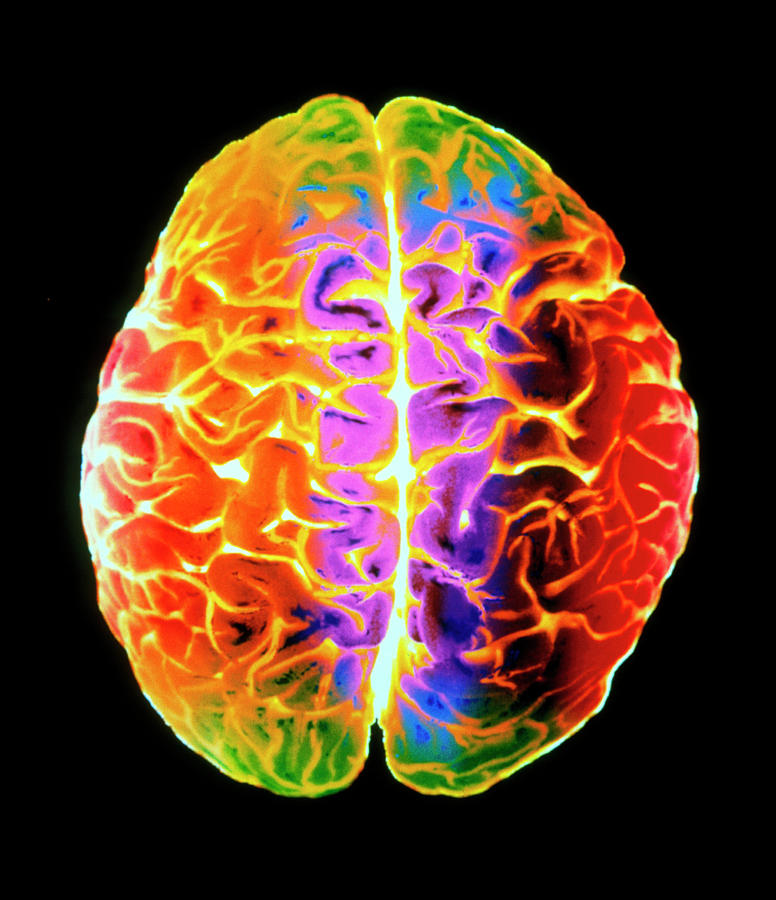
%> input picture images/coloured 3D MRI.jpg, 776 x 900 px
$ octave fus_img.m   (GNU Octave 9; MATLAB toolbox functions it lacks are replaced by stand-ins)
%> lines starting %> are read from the running program, lines starting %| are printed output that depends on the picture
a = imread("coloured 3D MRI.jpg");
%> a is the input picture: size 900x776x3 uint8; mean R, G, B 93.9, 56.9, 37.6
a = im2gray(a);
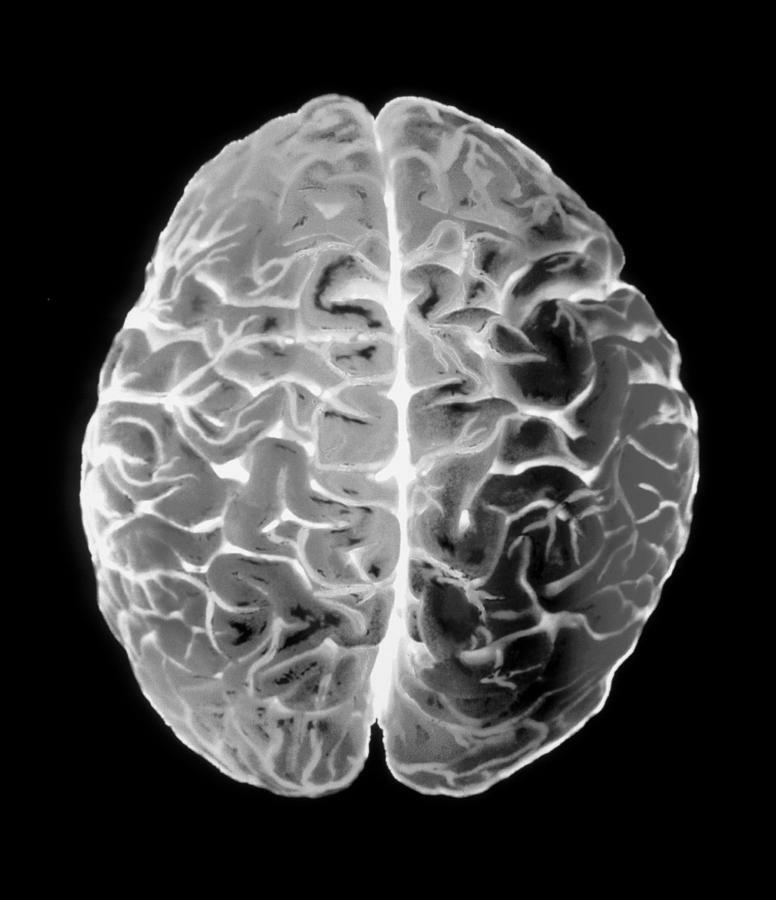
%> a: size 900x776 uint8; min 0, max 251, mean 65.8
b = imread("5.jpg");
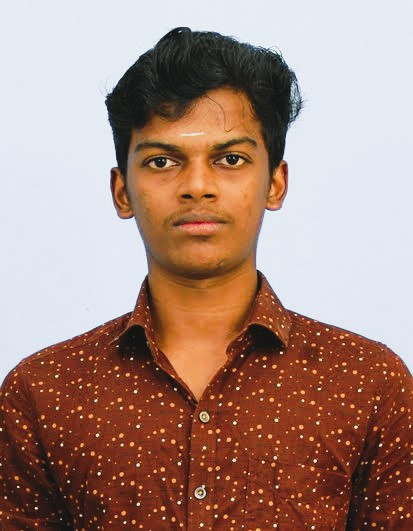
%> input picture images/5.jpg, 413 x 531 px
%> b is the input picture: size 531x413x3 uint8; mean R, G, B 167.6, 137, 126
b = im2gray(b);
%> b: size 531x413 uint8
[ca,ch,cv,cd] = dwt2(a,'db1');
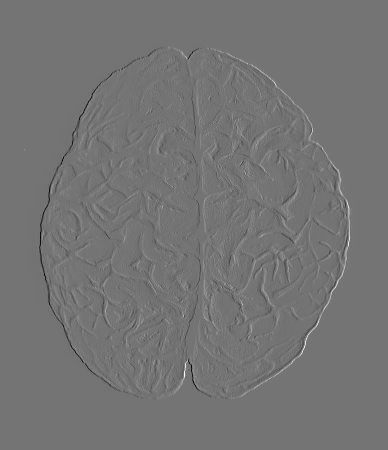
%> cv: size 450x388 double; min -119, max 141.5, mean 0; drawn with min black and max white
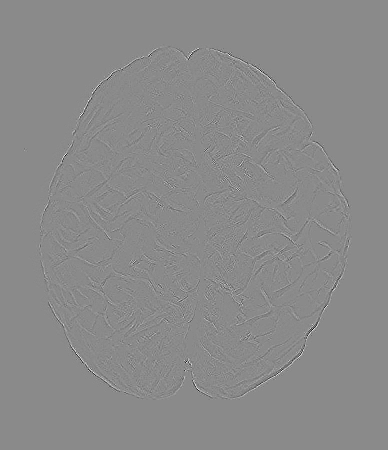
%> cd: size 450x388 double; min -32.5, max 27.5, mean 0; drawn with min black and max white
[ca1,ch1,cv1,cd1] = dwt2(b,'db1');
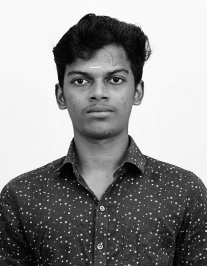
%> ca1: size 266x207 double; min 36, max 480, mean 289.8; drawn with min black and max white
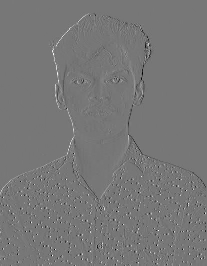
%> cv1: size 266x207 double; min -147, max 167.5, mean 0; drawn with min black and max white
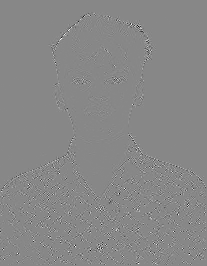
%> cd1: size 266x207 double; min -80.5, max 70.5, mean 0; drawn with min black and max white
%> (the run ends here)
